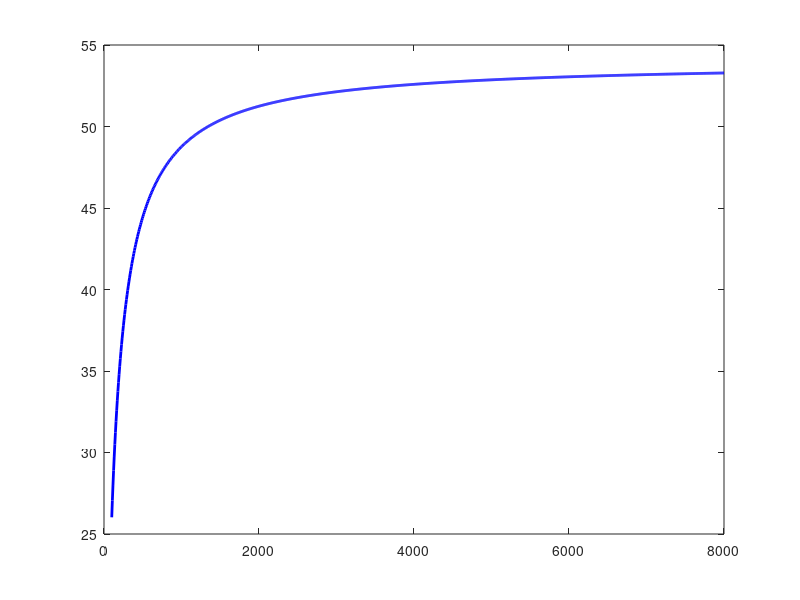
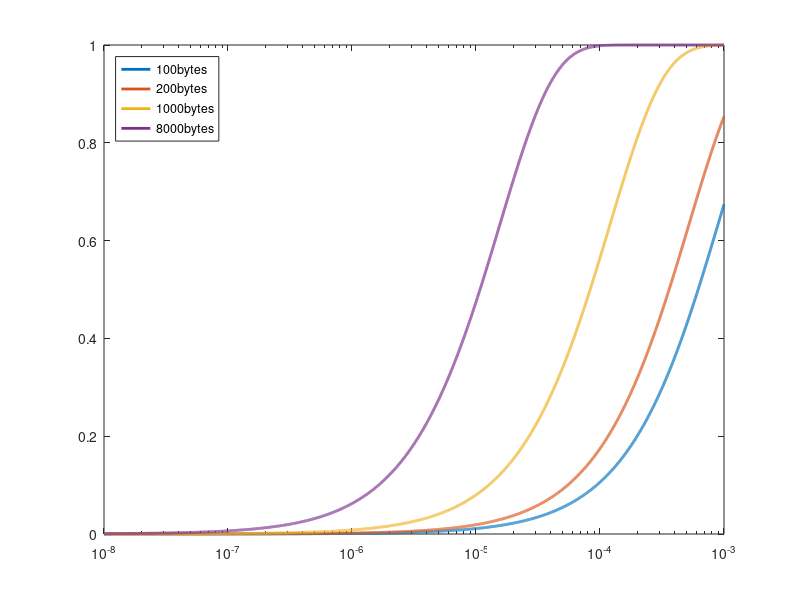
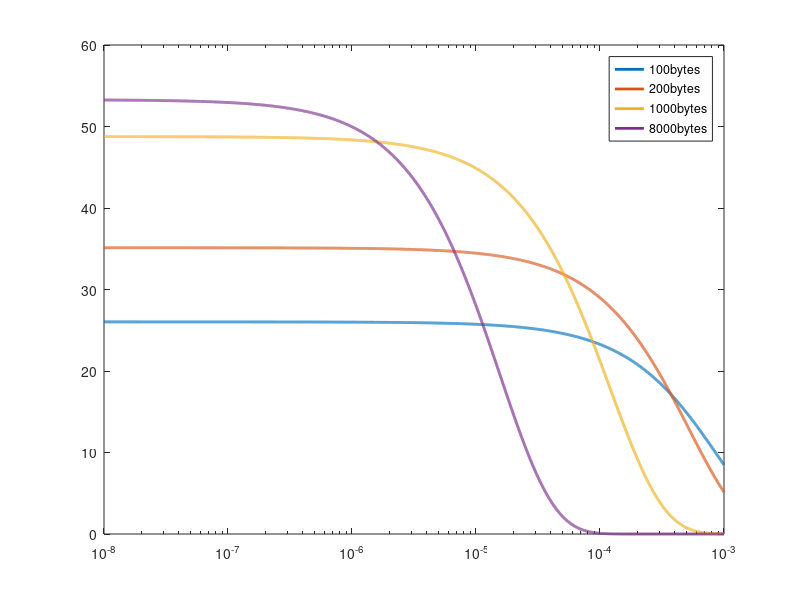
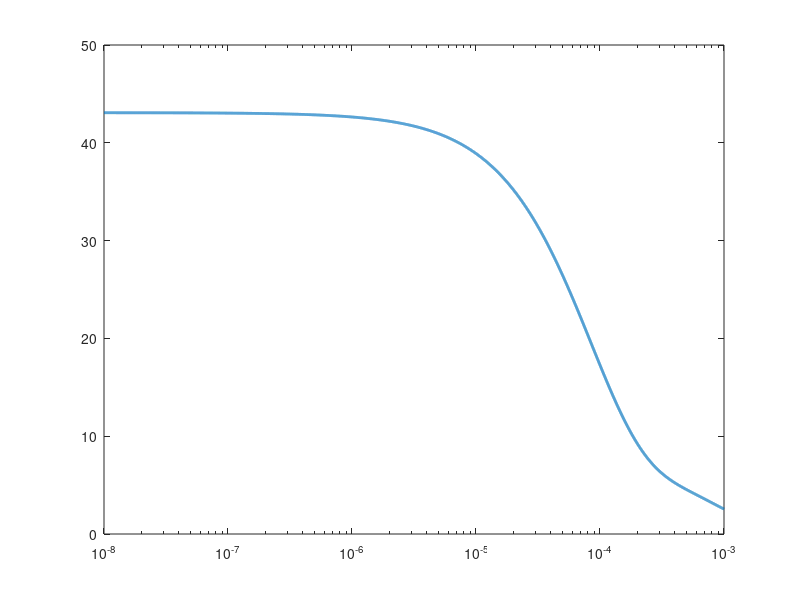

Here is the MATLAB script that generated these plots, in order:
%Task 1
%------

capacity = 54*10^6;   %Mbps

tgap = 10*10^-6;      %sec

header = 36;          %bytes
fcs = 4;              %bytes

global const = header + fcs;   %bytes

%----
% 1 a

figure(1);
xlabel("Data Field Size")
ylabel("Link Data Rate")

data = linspace(100,8000,1000);

a = (data*8) / capacity;

b = ( ((data + const)*8) / capacity ) + tgap;

c = 54 * (a./b);

plot(data, c, 'b', "linewidth", 2)

%Conclusion: quanto mais pequeno o pacote a ser tranferido, menor o 
%            aproveitamento da capacidade de ligaçao


%----
% 1 b

figure(2);
xlabel("Bit Error Rate")
ylabel("Frame Discard Probability")

probability = logspace(-8, -3, 8000);

B = 100;  %bytes
discard = 1 - (1- probability).^((B+const)*8);
semilogx(probability, discard, ";100bytes;", "linewidth", 2)

hold on

B = 200;  %bytes
discard = 1 - (1- probability).^((B+const)*8);
semilogx(probability, discard, ";200bytes;", "linewidth", 2)

B = 1000;  %bytes
discard = 1 - (1- probability).^((B+const)*8);
semilogx(probability, discard, ";1000bytes;", "linewidth", 2)

B = 8000;  %bytes
discard = 1 - (1- probability).^((B+const)*8);
semilogx(probability, discard, ";8000bytes;", "linewidth", 2)

h = legend("location", "northwest");

hold off

% Conclusion: quanto maior o pacote maior a probabilidade de bit error, logo,
%             maior probabilidade de descarte do pacote


%----
% 1 c

figure(3)
xlabel("Bit Error Rate")
ylabel("Data Rate")

errorRate = logspace(-8, -3, 8000);

B = 100;  %bytes

a = (B*8) / capacity;
b = ( ((B + const)*8) / capacity ) + tgap;
accept = (1- errorRate).^((B+const)*8);
c = 54 * (a./b) * accept;

semilogx(errorRate, c, ";100bytes;", "linewidth", 2)

hold on

B = 200;  %bytes

a = (B*8) / capacity;
b = ( ((B + const)*8) / capacity ) + tgap;
accept = (1- errorRate).^((B+const)*8);
c = 54 * (a./b) * accept;

semilogx(errorRate, c, ";200bytes;", "linewidth", 2)

B = 1000;  %bytes

a = (B*8) / capacity;
b = ( ((B + const)*8) / capacity ) + tgap;
accept = (1- errorRate).^((B+const)*8);
c = 54 * (a./b) * accept;

semilogx(errorRate, c, ";1000bytes;", "linewidth", 2)

B = 8000;  %bytes

a = (B*8) / capacity;
b = ( ((B + const)*8) / capacity ) + tgap;
accept = (1- errorRate).^((B+const)*8);
c = 54 * (a./b) * accept;

semilogx(errorRate, c, ";8000bytes;", "linewidth", 2)

hold off

%Conclusion

%----
% 1 d

figure(4)
xlabel("Bit Error Rate")
ylabel("Data Rate Ponderado")

errorRate = logspace(-8,-3,8000);

B1 = 100;   %bytes
B2 = 1500;  %bytes

function result = dataRate (B, errorRate, capacity, const, tgap)
  a = (B*8) / capacity;
  b = ( ((B + const)*8) / capacity ) + tgap;
  accept = (1- errorRate).^((B+const)*8);
  result = 54 * (a./b) * accept;
  return;
endfunction

c = dataRate(B1, errorRate, capacity, const, tgap);
d = dataRate(B2, errorRate, capacity, const, tgap);

e = 0.3*c + 0.7*d;

semilogx(errorRate, e, "linewidth", 2)

% Conclusion:
%

%----
% 1 e

figure(5)



%-------
% Task 2
%-------

%----
% 2 a

figure(6)
